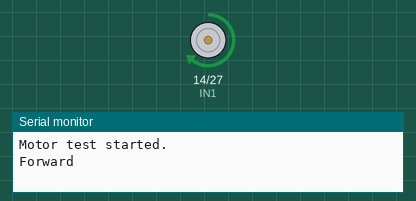
Simulated run of this sketch. Board: ESP32. On the bench: motor-driver pin pairs drawn as motors (green arrow = first pin HIGH = forward, orange = second pin HIGH = backward, longer = more drive, scaled by the enable pin), the last lines printed to the serial monitor.

Above: at 1.5 s.
At 6.5 s:
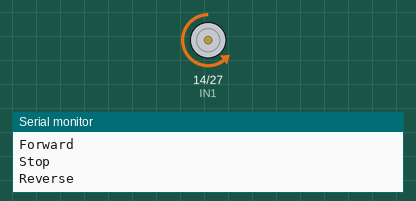
At 9.5 s:
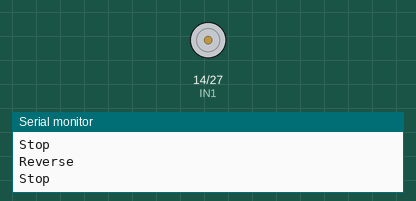
Timing chart, 0 to 14.3 s (numbered marks = the images above):
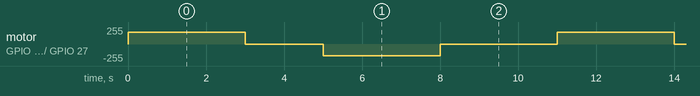

Measured:
- by itself, motor on GPIO 14 (IN1) / GPIO 27 (IN2): repeats every 11.0 s: stopped 2.0 s, backward 179/255 3.0 s, stopped 3.0 s, forward 179/255 3.0 s

The sketch:

motor-driver-test.ino
```cpp
/*
 * BirTics WRO 2026
 * L298N H-Bridge and Single DC Motor Test
 *
 * ENA = GPIO 13
 * IN1 = GPIO 14
 * IN2 = GPIO 27
 *
 * Motor connected to OUT1 and OUT2.
 *
 * Important:
 * GPIO 27 is also used by the third ToF sensor shutdown pin
 * in the three-sensor test. This motor code is for isolated
 * testing only. The final integrated pin map must use another pin.
 */

#define ENA 13
#define IN1 14
#define IN2 27

const int PWM_FREQUENCY = 5000;
const int PWM_RESOLUTION = 8;

void stopMotor() {
  ledcWrite(ENA, 0);

  digitalWrite(IN1, LOW);
  digitalWrite(IN2, LOW);
}

void moveForward(uint8_t speedValue) {
  digitalWrite(IN1, HIGH);
  digitalWrite(IN2, LOW);

  ledcWrite(ENA, speedValue);
}

void moveBackward(uint8_t speedValue) {
  digitalWrite(IN1, LOW);
  digitalWrite(IN2, HIGH);

  ledcWrite(ENA, speedValue);
}

void setup() {
  Serial.begin(115200);

  pinMode(IN1, OUTPUT);
  pinMode(IN2, OUTPUT);

  ledcAttach(ENA, PWM_FREQUENCY, PWM_RESOLUTION);

  stopMotor();

  Serial.println("Motor test started.");
}

void loop() {
  Serial.println("Forward");

  moveForward(180);
  delay(3000);

  Serial.println("Stop");

  stopMotor();
  delay(2000);

  Serial.println("Reverse");

  moveBackward(180);
  delay(3000);

  Serial.println("Stop");

  stopMotor();
  delay(3000);
}
```
